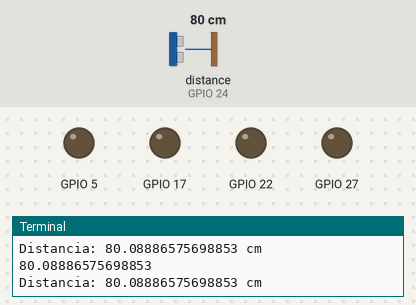
Bench run of a program on a simulated Raspberry Pi (BCM pin numbers). On the bench: output pins drawn as LEDs (lit = HIGH), the last lines printed to the terminal. Dashed ring = blinking. Inputs (shaded band) come from the test bench; at power-on: distance to the obstacle (sensor on GPIO 24) 80 cm. The echo pulse lasts 58.3 µs per cm; the clock reads 2024-03-15 10:24:30 at power-on unless the program sets it; pins used as bus, display or sensor lines are not drawn.

Above: at 1.2 s.
1.3 s: distance to the obstacle (sensor on GPIO 24) set to 6 cm
3.2 s: distance to the obstacle (sensor on GPIO 24) set to 3 cm
At 4.06 s:
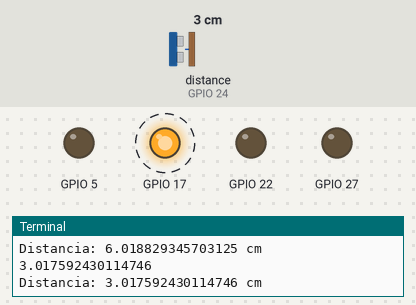
6.7 s: distance to the obstacle (sensor on GPIO 24) set to 9 cm
At 7.8 s:
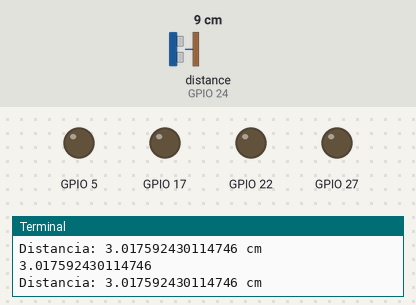
8.2 s: distance to the obstacle (sensor on GPIO 24) set to 2 cm
At 8.97 s:
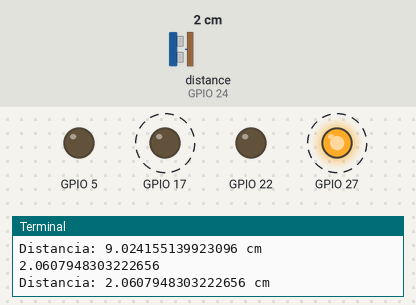
Timing chart, 0 to 13.2 s (numbered marks = the images above; inputs shaded):
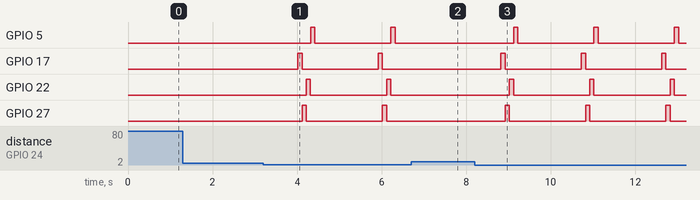

Measured:
- the behaviour switches between 5 and 4 cm on distance to the obstacle (sensor on GPIO 24) (found by bisection; images 0 and 1)
- after the input at 3.2 s, GPIO 5: alternates HIGH for 0.10 s and LOW for 1.8 s, starting after 1.1 s; GPIO 17: alternates HIGH for 0.10 s and LOW for 1.8 s, starting after 0.82 s; GPIO 22: alternates HIGH for 0.10 s and LOW for 1.8 s, starting after 1.0 s; GPIO 27: alternates HIGH for 0.10 s and LOW for 1.8 s, starting after 0.92 s
- after the input at 6.7 s, GPIO 5: stays LOW (without the input it goes to HIGH after 1.4 s); GPIO 17: stays LOW (without the input it goes to HIGH after 1.1 s); GPIO 22: stays LOW (without the input it goes to HIGH after 1.3 s); GPIO 27: stays LOW (without the input it goes to HIGH after 1.2 s)
- after the input at 8.2 s, GPIO 5: alternates HIGH for 0.10 s and LOW for 1.8 s, starting after 0.92 s; GPIO 17: alternates HIGH for 0.10 s and LOW for 1.8 s, starting after 0.62 s; GPIO 22: alternates HIGH for 0.10 s and LOW for 1.8 s, starting after 0.82 s; GPIO 27: alternates HIGH for 0.10 s and LOW for 1.8 s, starting after 0.72 s

The program:

1.5_codi.py
```python
"""Exercici 5: Patró de Senyalització Seqüencial amb LEDs
Crear un patró seqüencial d'encesa de quatre LEDs en funció de la proximitat de l'objecte
detectat."""

import RPi.GPIO as GPIO
import time
from llibreries_dispositius.led_classe import LED
from llibreries_dispositius.distancia_classe import SensorDistancia

# Configurar el modo de numeración de pines
GPIO.setmode(GPIO.BCM)

sensor_dist = SensorDistancia(trigger_pin=23, echo_pin=24)
leds_l = [led_verde, led_amarillo, led_rojo, led_azul] = [LED(17), LED(27), LED(22), LED(5)]

def lanza_rafaga():
    for led in leds_l:
        led.encendre()
        time.sleep(0.1)
        led.apagar()
    time.sleep(0.5)

try:
    while True:
        # Medir la distancia
        distancia = sensor_dist.mesura_distancia()
        print(f"Distancia: {distancia} cm")
        if distancia < 5: lanza_rafaga()

        # Esperar 1 segundo antes de la siguiente medición
        time.sleep(1)
except KeyboardInterrupt: print("Programa finalitzat per l'usuari")
finally: GPIO.cleanup()
```

led_classe.py
```python
import RPi.GPIO as GPIO
import time

class LED:
    def __init__(self, pin):
        """Constructor del Objeto"""
        self.pin = pin
        #GPIO.setmode(GPIO.BCM)
        GPIO.setup(self.pin, GPIO.OUT)
        self.state = False

    def encendre(self):
        """Encén el LED."""
        GPIO.output(self.pin, GPIO.HIGH)
        self.state = True


    def apagar(self):
        """Apaga el LED."""
        GPIO.output(self.pin, GPIO.LOW)
        self.state = False


    def alternar(self):
        """Canvia l'estat del LED."""
        if self.state:
            self.apagar()
        else:
            self.encendre()

    # def cleanup(self):
        # """Neteja la configuració de GPIO."""
        # GPIO.cleanup()
```

distancia_classe.py
```python
import RPi.GPIO as GPIO
import time

class SensorDistancia:
    def __init__(self, trigger_pin, echo_pin):
        self.trigger_pin = trigger_pin
        self.echo_pin = echo_pin
        # GPIO.setmode(GPIO.BCM)  # Mode de numeració de pins
        GPIO.setup(self.trigger_pin, GPIO.OUT)  # Configura el pin trigger com a sortida
        GPIO.setup(self.echo_pin, GPIO.IN)  # Configura el pin echo com a entrada

    def mesura_distancia(self):
        """Mesura la distància en centímetres."""
        # Envia un pols de 10 µs pel pin trigger per iniciar la mesura
        GPIO.output(self.trigger_pin, GPIO.HIGH)
        time.sleep(0.00001)  # Pols de 10 microsegons
        GPIO.output(self.trigger_pin, GPIO.LOW)

        # Mesura el temps que tarda el senyal d’echo en tornar
        while GPIO.input(self.echo_pin) == 0:
            start_time = time.time()

        while GPIO.input(self.echo_pin) == 1:
            stop_time = time.time()

        # Calcula el temps de vol del pols
        elapsed_time = stop_time - start_time
        # Calcula la distància (en centímetres)
        distancia = (elapsed_time * 34300) / 2  # velocitat del so en cm/s
        print(distancia)
        return distancia

    # def cleanup(self):
        # """Neteja la configuració de GPIO."""
        # GPIO.cleanup()
```
